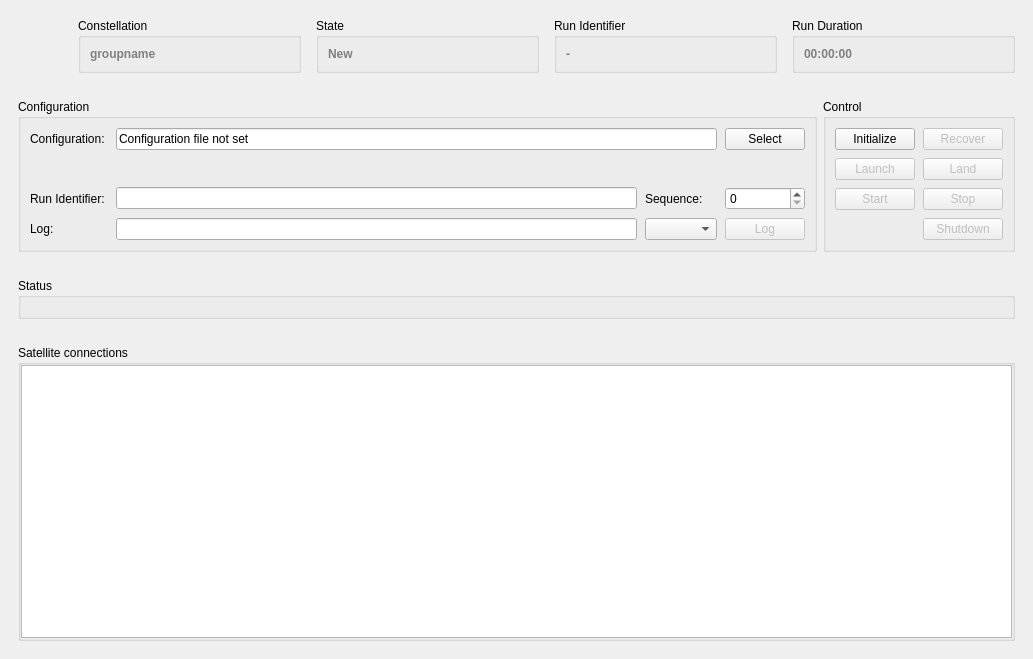
<?xml version="1.0" encoding="UTF-8"?>
<ui version="4.0">
 <class>wndRun</class>
 <widget class="QMainWindow" name="wndRun">
  <property name="enabled">
   <bool>true</bool>
  </property>
  <property name="geometry">
   <rect>
    <x>0</x>
    <y>0</y>
    <width>1033</width>
    <height>659</height>
   </rect>
  </property>
  <property name="windowTitle">
   <string>Constellation Run Control</string>
  </property>
  <property name="windowIcon">
   <iconset resource="euRun.qrc">
    <normaloff>:/logo.png</normaloff>:/logo.png</iconset>
  </property>
  <widget class="QWidget" name="centralwidget">
   <layout class="QVBoxLayout">
    <property name="spacing">
     <number>8</number>
    </property>
    <property name="leftMargin">
     <number>9</number>
    </property>
    <property name="topMargin">
     <number>9</number>
    </property>
    <property name="rightMargin">
     <number>9</number>
    </property>
    <property name="bottomMargin">
     <number>9</number>
    </property>
    <item>
     <widget class="QWidget" name="headerWidget" native="true">
      <property name="sizePolicy">
       <sizepolicy hsizetype="Preferred" vsizetype="Preferred">
        <horstretch>0</horstretch>
        <verstretch>0</verstretch>
       </sizepolicy>
      </property>
      <layout class="QHBoxLayout" name="horizontalLayout">
       <property name="spacing">
        <number>15</number>
       </property>
       <property name="leftMargin">
        <number>9</number>
       </property>
       <property name="topMargin">
        <number>9</number>
       </property>
       <property name="rightMargin">
        <number>9</number>
       </property>
       <property name="bottomMargin">
        <number>9</number>
       </property>
       <item>
        <widget class="QLabel" name="logo">
         <property name="sizePolicy">
          <sizepolicy hsizetype="Fixed" vsizetype="Fixed">
           <horstretch>0</horstretch>
           <verstretch>0</verstretch>
          </sizepolicy>
         </property>
         <property name="minimumSize">
          <size>
           <width>45</width>
           <height>45</height>
          </size>
         </property>
         <property name="maximumSize">
          <size>
           <width>45</width>
           <height>45</height>
          </size>
         </property>
         <property name="text">
          <string/>
         </property>
         <property name="pixmap">
          <pixmap resource="euRun.qrc">:/logo.png</pixmap>
         </property>
         <property name="scaledContents">
          <bool>true</bool>
         </property>
        </widget>
       </item>
       <item>
        <widget class="QGroupBox" name="cnstlnBox">
         <property name="title">
          <string>Constellation</string>
         </property>
         <layout class="QHBoxLayout" name="horizontalLayout_2">
          <property name="topMargin">
           <number>3</number>
          </property>
          <property name="bottomMargin">
           <number>3</number>
          </property>
          <item>
           <widget class="QLabel" name="cnstlnName">
            <property name="text">
             <string>&lt;font color='gray'&gt;&lt;b&gt;groupname&lt;/b&gt;&lt;/font&gt;</string>
            </property>
           </widget>
          </item>
         </layout>
        </widget>
       </item>
       <item>
        <widget class="QGroupBox" name="stateBox">
         <property name="title">
          <string>State</string>
         </property>
         <property name="flat">
          <bool>false</bool>
         </property>
         <property name="checkable">
          <bool>false</bool>
         </property>
         <layout class="QHBoxLayout">
          <property name="spacing">
           <number>9</number>
          </property>
          <property name="leftMargin">
           <number>9</number>
          </property>
          <property name="topMargin">
           <number>3</number>
          </property>
          <property name="rightMargin">
           <number>9</number>
          </property>
          <property name="bottomMargin">
           <number>3</number>
          </property>
          <item>
           <widget class="QLabel" name="labelState">
            <property name="frameShape">
             <enum>QFrame::NoFrame</enum>
            </property>
            <property name="text">
             <string>&lt;font color='gray'&gt;&lt;b&gt;New&lt;/b&gt;&lt;/font&gt;</string>
            </property>
           </widget>
          </item>
         </layout>
        </widget>
       </item>
       <item>
        <widget class="QGroupBox" name="runidBox">
         <property name="title">
          <string>Run Identifier</string>
         </property>
         <layout class="QHBoxLayout" name="horizontalLayout_5">
          <item>
           <widget class="QLabel" name="runID">
            <property name="text">
             <string>&lt;font color='gray'&gt;&lt;b&gt;-&lt;/b&gt;&lt;/font&gt;</string>
            </property>
           </widget>
          </item>
         </layout>
        </widget>
       </item>
       <item>
        <widget class="QGroupBox" name="runtimeBox">
         <property name="title">
          <string>Run Duration</string>
         </property>
         <layout class="QHBoxLayout" name="horizontalLayout_6">
          <item>
           <widget class="QLabel" name="runDuration">
            <property name="text">
             <string>&lt;font color='gray'&gt;&lt;b&gt;00:00:00&lt;/b&gt;&lt;/font&gt;</string>
            </property>
           </widget>
          </item>
         </layout>
        </widget>
       </item>
      </layout>
     </widget>
    </item>
    <item>
     <widget class="QWidget" name="controlWidget" native="true">
      <layout class="QHBoxLayout" name="horizontalLayout_3">
       <item>
        <widget class="QGroupBox" name="grpControl">
         <property name="title">
          <string>Configuration</string>
         </property>
         <layout class="QGridLayout" name="_2">
          <property name="leftMargin">
           <number>9</number>
          </property>
          <property name="topMargin">
           <number>9</number>
          </property>
          <property name="rightMargin">
           <number>9</number>
          </property>
          <property name="bottomMargin">
           <number>9</number>
          </property>
          <property name="spacing">
           <number>8</number>
          </property>
          <item row="4" column="4">
           <widget class="QPushButton" name="btnLog">
            <property name="enabled">
             <bool>false</bool>
            </property>
            <property name="toolTip">
             <string>Send a log message</string>
            </property>
            <property name="text">
             <string>Log</string>
            </property>
           </widget>
          </item>
          <item row="4" column="0">
           <widget class="QLabel" name="labelLog">
            <property name="text">
             <string>Log: </string>
            </property>
           </widget>
          </item>
          <item row="1" column="0">
           <widget class="QWidget" name="spacer" native="true"/>
          </item>
          <item row="0" column="0">
           <widget class="QLabel" name="labelConfig">
            <property name="text">
             <string>Configuration: </string>
            </property>
           </widget>
          </item>
          <item row="0" column="2" colspan="2">
           <widget class="QLineEdit" name="txtConfigFileName">
            <property name="whatsThis">
             <string extracomment="Configuration file - directly editable or through file dialog."/>
            </property>
            <property name="text">
             <string>Configuration file not set</string>
            </property>
           </widget>
          </item>
          <item row="3" column="4">
           <widget class="QSpinBox" name="runSequence">
            <property name="toolTip">
             <string>&lt;html&gt;&lt;head/&gt;&lt;body&gt;&lt;p&gt;Run sequence&lt;/p&gt;&lt;/body&gt;&lt;/html&gt;</string>
            </property>
            <property name="maximum">
             <number>999999</number>
            </property>
           </widget>
          </item>
          <item row="3" column="3">
           <widget class="QLabel" name="labelRunSeq">
            <property name="text">
             <string>Sequence:</string>
            </property>
           </widget>
          </item>
          <item row="0" column="4">
           <widget class="QPushButton" name="btnLoadConf">
            <property name="text">
             <string>Select</string>
            </property>
           </widget>
          </item>
          <item row="3" column="0">
           <widget class="QLabel" name="labelRunIdent">
            <property name="text">
             <string>Run Identifier: </string>
            </property>
           </widget>
          </item>
          <item row="3" column="2">
           <widget class="QLineEdit" name="runIdentifier"/>
          </item>
          <item row="4" column="2">
           <widget class="QLineEdit" name="txtLogmsg">
            <property name="toolTip">
             <string>Send a log message</string>
            </property>
           </widget>
          </item>
          <item row="4" column="3">
           <widget class="QComboBox" name="comboBoxLogLevel">
            <property name="currentIndex">
             <number>-1</number>
            </property>
            <property name="maxVisibleItems">
             <number>6</number>
            </property>
           </widget>
          </item>
         </layout>
        </widget>
       </item>
       <item>
        <widget class="QGroupBox" name="groupBox">
         <property name="title">
          <string>Control</string>
         </property>
         <layout class="QGridLayout" name="gridLayout">
          <property name="spacing">
           <number>8</number>
          </property>
          <item row="2" column="1">
           <widget class="QPushButton" name="btnStop">
            <property name="enabled">
             <bool>false</bool>
            </property>
            <property name="toolTip">
             <string>Stop the run</string>
            </property>
            <property name="text">
             <string>Stop</string>
            </property>
           </widget>
          </item>
          <item row="0" column="1">
           <widget class="QPushButton" name="btnReset">
            <property name="enabled">
             <bool>false</bool>
            </property>
            <property name="toolTip">
             <string>Recover satellites from safe mode</string>
            </property>
            <property name="text">
             <string>Recover</string>
            </property>
           </widget>
          </item>
          <item row="2" column="0">
           <widget class="QPushButton" name="btnStart">
            <property name="enabled">
             <bool>false</bool>
            </property>
            <property name="toolTip">
             <string>Start a run</string>
            </property>
            <property name="text">
             <string>Start</string>
            </property>
           </widget>
          </item>
          <item row="1" column="1">
           <widget class="QPushButton" name="btnLand">
            <property name="enabled">
             <bool>false</bool>
            </property>
            <property name="sizePolicy">
             <sizepolicy hsizetype="Minimum" vsizetype="Fixed">
              <horstretch>0</horstretch>
              <verstretch>0</verstretch>
             </sizepolicy>
            </property>
            <property name="toolTip">
             <string>Land the constellation</string>
            </property>
            <property name="text">
             <string>Land</string>
            </property>
           </widget>
          </item>
          <item row="1" column="0">
           <widget class="QPushButton" name="btnConfig">
            <property name="enabled">
             <bool>false</bool>
            </property>
            <property name="sizePolicy">
             <sizepolicy hsizetype="Minimum" vsizetype="Fixed">
              <horstretch>0</horstretch>
              <verstretch>0</verstretch>
             </sizepolicy>
            </property>
            <property name="toolTip">
             <string>Launch the constellation</string>
            </property>
            <property name="text">
             <string>Launch</string>
            </property>
           </widget>
          </item>
          <item row="0" column="0">
           <widget class="QPushButton" name="btnInit">
            <property name="text">
             <string>Initialize</string>
            </property>
           </widget>
          </item>
          <item row="3" column="1">
           <widget class="QPushButton" name="btnShutdown">
            <property name="enabled">
             <bool>false</bool>
            </property>
            <property name="toolTip">
             <string>Shutdown all satellites</string>
            </property>
            <property name="text">
             <string>Shutdown</string>
            </property>
           </widget>
          </item>
         </layout>
        </widget>
       </item>
      </layout>
     </widget>
    </item>
    <item>
     <widget class="QWidget" name="statusWidget" native="true">
      <layout class="QVBoxLayout" name="verticalLayout_2">
       <item>
        <widget class="QGroupBox" name="grpStatus">
         <property name="sizePolicy">
          <sizepolicy hsizetype="Preferred" vsizetype="Preferred">
           <horstretch>0</horstretch>
           <verstretch>0</verstretch>
          </sizepolicy>
         </property>
         <property name="minimumSize">
          <size>
           <width>192</width>
           <height>0</height>
          </size>
         </property>
         <property name="title">
          <string>Status</string>
         </property>
         <layout class="QGridLayout">
          <property name="leftMargin">
           <number>9</number>
          </property>
          <property name="topMargin">
           <number>9</number>
          </property>
          <property name="rightMargin">
           <number>9</number>
          </property>
          <property name="bottomMargin">
           <number>9</number>
          </property>
          <property name="horizontalSpacing">
           <number>8</number>
          </property>
          <property name="verticalSpacing">
           <number>4</number>
          </property>
          <item row="1" column="0">
           <layout class="QGridLayout" name="grpGrid"/>
          </item>
         </layout>
        </widget>
       </item>
      </layout>
     </widget>
    </item>
    <item>
     <widget class="QWidget" name="connectionWidget" native="true">
      <layout class="QHBoxLayout" name="horizontalLayout_4">
       <item>
        <widget class="QGroupBox" name="grpConnections">
         <property name="title">
          <string>Satellite connections</string>
         </property>
         <layout class="QVBoxLayout" stretch="0">
          <property name="spacing">
           <number>8</number>
          </property>
          <property name="leftMargin">
           <number>0</number>
          </property>
          <property name="topMargin">
           <number>0</number>
          </property>
          <property name="rightMargin">
           <number>0</number>
          </property>
          <property name="bottomMargin">
           <number>0</number>
          </property>
          <item>
           <widget class="QTreeView" name="viewConn">
            <property name="toolTip">
             <string>Satellites connected to the Run Control</string>
            </property>
            <property name="rootIsDecorated">
             <bool>false</bool>
            </property>
            <property name="sortingEnabled">
             <bool>true</bool>
            </property>
           </widget>
          </item>
         </layout>
        </widget>
       </item>
      </layout>
     </widget>
    </item>
   </layout>
  </widget>
  <widget class="QMenuBar" name="menubar">
   <property name="geometry">
    <rect>
     <x>0</x>
     <y>0</y>
     <width>1033</width>
     <height>24</height>
    </rect>
   </property>
  </widget>
 </widget>
 <tabstops>
  <tabstop>txtConfigFileName</tabstop>
  <tabstop>btnLoadConf</tabstop>
  <tabstop>runIdentifier</tabstop>
  <tabstop>runSequence</tabstop>
  <tabstop>txtLogmsg</tabstop>
  <tabstop>comboBoxLogLevel</tabstop>
  <tabstop>btnLog</tabstop>
  <tabstop>btnInit</tabstop>
  <tabstop>btnConfig</tabstop>
  <tabstop>btnLand</tabstop>
  <tabstop>btnStart</tabstop>
  <tabstop>btnStop</tabstop>
  <tabstop>btnReset</tabstop>
  <tabstop>btnShutdown</tabstop>
  <tabstop>viewConn</tabstop>
 </tabstops>
 <resources>
  <include location="euRun.qrc"/>
 </resources>
 <connections>
  <connection>
   <sender>txtLogmsg</sender>
   <signal>returnPressed()</signal>
   <receiver>btnLog</receiver>
   <slot>animateClick()</slot>
   <hints>
    <hint type="sourcelabel">
     <x>248</x>
     <y>164</y>
    </hint>
    <hint type="destinationlabel">
     <x>292</x>
     <y>138</y>
    </hint>
   </hints>
  </connection>
 </connections>
</ui>
